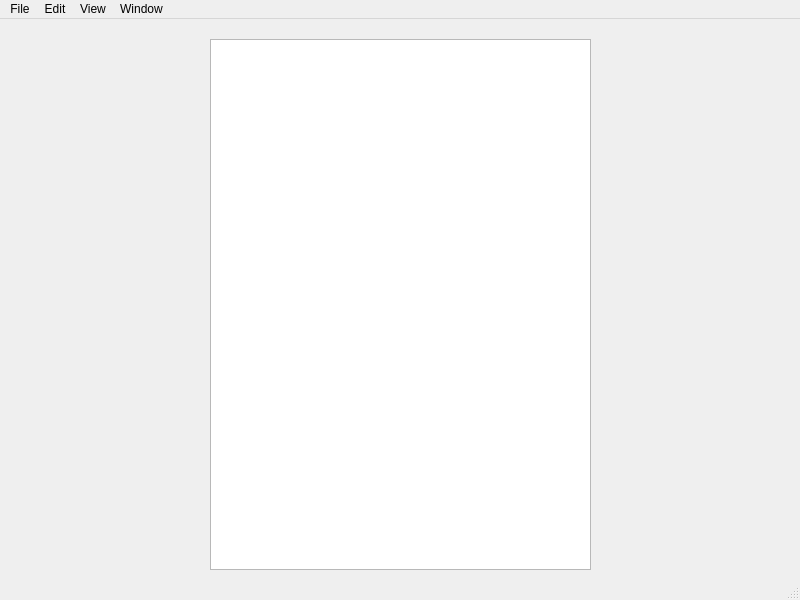
<?xml version="1.0" encoding="UTF-8"?>
<ui version="4.0">
 <class>MainWindow</class>
 <widget class="QMainWindow" name="MainWindow">
  <property name="geometry">
   <rect>
    <x>0</x>
    <y>0</y>
    <width>800</width>
    <height>600</height>
   </rect>
  </property>
  <property name="windowTitle">
   <string>MainWindow</string>
  </property>
  <widget class="QWidget" name="centralwidget">
   <widget class="QTextEdit" name="textEdit">
    <property name="geometry">
     <rect>
      <x>210</x>
      <y>20</y>
      <width>381</width>
      <height>531</height>
     </rect>
    </property>
   </widget>
  </widget>
  <widget class="QMenuBar" name="menubar">
   <property name="geometry">
    <rect>
     <x>0</x>
     <y>0</y>
     <width>800</width>
     <height>24</height>
    </rect>
   </property>
   <widget class="QMenu" name="menuFile">
    <property name="title">
     <string>File</string>
    </property>
   </widget>
   <widget class="QMenu" name="menuEdit">
    <property name="title">
     <string>Edit</string>
    </property>
   </widget>
   <widget class="QMenu" name="menuView">
    <property name="title">
     <string>View</string>
    </property>
   </widget>
   <widget class="QMenu" name="menuWindow">
    <property name="title">
     <string>Window</string>
    </property>
   </widget>
   <addaction name="menuFile"/>
   <addaction name="menuEdit"/>
   <addaction name="menuView"/>
   <addaction name="menuWindow"/>
  </widget>
  <widget class="QStatusBar" name="statusbar"/>
 </widget>
 <resources/>
 <connections/>
</ui>
